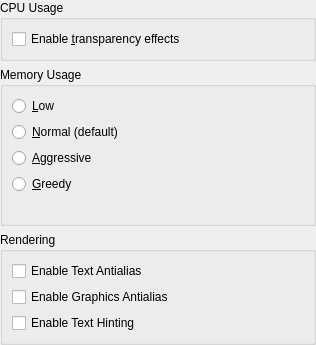
<?xml version="1.0" encoding="UTF-8"?>
<ui version="4.0">
 <class>DlgPerformanceBase</class>
 <widget class="QWidget" name="DlgPerformanceBase">
  <property name="geometry">
   <rect>
    <x>0</x>
    <y>0</y>
    <width>316</width>
    <height>344</height>
   </rect>
  </property>
  <layout class="QVBoxLayout">
   <property name="spacing">
    <number>6</number>
   </property>
   <property name="margin">
    <number>0</number>
   </property>
   <item>
    <widget class="QGroupBox" name="groupBox">
     <property name="title">
      <string>CPU Usage</string>
     </property>
     <layout class="QVBoxLayout">
      <property name="spacing">
       <number>6</number>
      </property>
      <property name="margin">
       <number>9</number>
      </property>
      <item>
       <layout class="QHBoxLayout">
        <property name="spacing">
         <number>6</number>
        </property>
        <property name="margin">
         <number>0</number>
        </property>
        <item>
         <layout class="QVBoxLayout">
          <property name="spacing">
           <number>6</number>
          </property>
          <property name="margin">
           <number>0</number>
          </property>
          <item>
           <widget class="QCheckBox" name="kcfg_EnableCompositing">
            <property name="text">
             <string>Enable &amp;transparency effects</string>
            </property>
           </widget>
          </item>
         </layout>
        </item>
        <item>
         <layout class="QVBoxLayout">
          <property name="spacing">
           <number>6</number>
          </property>
          <property name="margin">
           <number>0</number>
          </property>
          <item>
           <widget class="KPixmapWidget" name="cpuWidget">
            <property name="sizePolicy">
             <sizepolicy hsizetype="Fixed" vsizetype="Fixed">
              <horstretch>0</horstretch>
              <verstretch>0</verstretch>
             </sizepolicy>
            </property>
           </widget>
          </item>
          <item>
           <spacer>
            <property name="orientation">
             <enum>Qt::Vertical</enum>
            </property>
            <property name="sizeType">
             <enum>QSizePolicy::Minimum</enum>
            </property>
            <property name="sizeHint" stdset="0">
             <size>
              <width>21</width>
              <height>1</height>
             </size>
            </property>
           </spacer>
          </item>
         </layout>
        </item>
       </layout>
      </item>
     </layout>
    </widget>
   </item>
   <item>
    <widget class="KButtonGroup" name="kcfg_MemoryLevel">
     <property name="title">
      <string>Memory Usage</string>
     </property>
     <layout class="QVBoxLayout">
      <property name="spacing">
       <number>6</number>
      </property>
      <property name="margin">
       <number>9</number>
      </property>
      <item>
       <layout class="QHBoxLayout">
        <property name="spacing">
         <number>6</number>
        </property>
        <property name="margin">
         <number>0</number>
        </property>
        <item>
         <layout class="QVBoxLayout">
          <property name="spacing">
           <number>6</number>
          </property>
          <property name="margin">
           <number>0</number>
          </property>
          <item>
           <widget class="QRadioButton" name="lowRadio">
            <property name="text">
             <string>&amp;Low</string>
            </property>
           </widget>
          </item>
          <item>
           <widget class="QRadioButton" name="normalRadio">
            <property name="text">
             <string>&amp;Normal (default)</string>
            </property>
           </widget>
          </item>
          <item>
           <widget class="QRadioButton" name="aggressiveRadio">
            <property name="text">
             <string>&amp;Aggressive</string>
            </property>
           </widget>
          </item>
          <item>
           <widget class="QRadioButton" name="greedyRadio">
            <property name="text">
             <string>&amp;Greedy</string>
            </property>
           </widget>
          </item>
         </layout>
        </item>
        <item>
         <layout class="QVBoxLayout">
          <property name="spacing">
           <number>6</number>
          </property>
          <property name="margin">
           <number>0</number>
          </property>
          <item>
           <widget class="KPixmapWidget" name="memoryWidget">
            <property name="sizePolicy">
             <sizepolicy hsizetype="Fixed" vsizetype="Fixed">
              <horstretch>0</horstretch>
              <verstretch>0</verstretch>
             </sizepolicy>
            </property>
           </widget>
          </item>
          <item>
           <spacer>
            <property name="orientation">
             <enum>Qt::Vertical</enum>
            </property>
            <property name="sizeType">
             <enum>QSizePolicy::Minimum</enum>
            </property>
            <property name="sizeHint" stdset="0">
             <size>
              <width>21</width>
              <height>1</height>
             </size>
            </property>
           </spacer>
          </item>
         </layout>
        </item>
       </layout>
      </item>
      <item>
       <widget class="QLabel" name="descLabel">
        <property name="text">
         <string/>
        </property>
        <property name="textFormat">
         <enum>Qt::PlainText</enum>
        </property>
        <property name="alignment">
         <set>Qt::AlignVCenter</set>
        </property>
        <property name="wordWrap">
         <bool>true</bool>
        </property>
       </widget>
      </item>
     </layout>
    </widget>
   </item>
   <item>
    <widget class="QGroupBox" name="groupBox_2">
     <property name="title">
      <string>Rendering</string>
     </property>
     <layout class="QVBoxLayout" name="verticalLayout">
      <item>
       <widget class="QCheckBox" name="kcfg_TextAntialias">
        <property name="text">
         <string>Enable Text Antialias</string>
        </property>
       </widget>
      </item>
      <item>
       <widget class="QCheckBox" name="kcfg_GraphicsAntialias">
        <property name="text">
         <string>Enable Graphics Antialias</string>
        </property>
       </widget>
      </item>
      <item>
       <widget class="QCheckBox" name="kcfg_TextHinting">
        <property name="text">
         <string>Enable Text Hinting</string>
        </property>
       </widget>
      </item>
     </layout>
    </widget>
   </item>
   <item>
    <spacer>
     <property name="orientation">
      <enum>Qt::Vertical</enum>
     </property>
     <property name="sizeType">
      <enum>QSizePolicy::Expanding</enum>
     </property>
     <property name="sizeHint" stdset="0">
      <size>
       <width>20</width>
       <height>4</height>
      </size>
     </property>
    </spacer>
   </item>
  </layout>
 </widget>
 <customwidgets>
  <customwidget>
   <class>KButtonGroup</class>
   <extends>QGroupBox</extends>
   <header>kbuttongroup.h</header>
   <container>1</container>
  </customwidget>
  <customwidget>
   <class>KPixmapWidget</class>
   <extends>QWidget</extends>
   <header>kpixmapwidget.h</header>
  </customwidget>
 </customwidgets>
 <includes>
  <include location="global">kiconloader.h</include>
 </includes>
 <connections/>
</ui>
